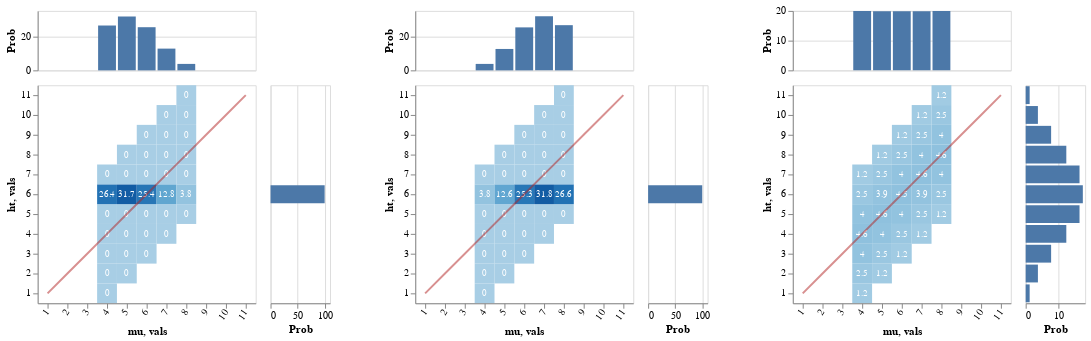

Here is the notebook cell this chart was saved with:
### Code cell
writeIORef cacheRefTall (0, Map.empty)
writeIORef cacheRefShrt (0, Map.empty)
writeIORef cacheRefNone (0, Map.empty)

mkGraph m = do
  heat <- enumD (first ht <$> m)
  return $ margHeatFromDist heat
--   bar  <- enumD (lexID    . snd <$> m)
--   return $ toVegaLite
--     [ center True
--     , vConcat [fromVL (margHeatFromDist heat), fromVL (sdBarFromDist sigma bar)]
--     ]
    
vlShow . sidewaysDists <$> traverse mkGraph
  [ listener infoQFDem cacheRefTall (1, UTall, 6)
  , listener infoQFDem cacheRefShrt (1, UShrt, 6)
  , listener infoQFDem cacheRefNone (1, UNone, 6)
  ]

### Figure 1 — Vega-Lite specification as saved in the notebook (floating-point values rounded to 4 significant figures)
{"$schema": "https://vega.github.io/schema/vega-lite/v3.json", "hconcat": [{"$schema": "https://vega.github.io/schema/vega-lite/v3.json", "bounds": "flush", "config": {"scale": {"rectBandPaddingInner": 0}}, "data": {"values": [{"ht": "1", "mu": "4", "prob": 0}, {"ht": "2", "mu": "4", "prob": 0}, {"ht": "2", "mu": "5", "prob": 0}, {"ht": "3", "mu": "4", "prob": 0}, {"ht": "3", "mu": "5", "prob": 0}, {"ht": "3", "mu": "6", "prob": 0}, {"ht": "4", "mu": "4", "prob": 0}, {"ht": "4", "mu": "5", "prob": 0}, {"ht": "4", "mu": "6", "prob": 0}, {"ht": "4", "mu": "7", "prob": 0}, {"ht": "5", "mu": "4", "prob": 0}, {"ht": "5", "mu": "5", "prob": 0}, {"ht": "5", "mu": "6", "prob": 0}, {"ht": "5", "mu": "7", "prob": 0}, {"ht": "5", "mu": "8", "prob": 0}, {"ht": "6", "mu": "4", "prob": 26.4}, {"ht": "6", "mu": "5", "prob": 31.7}, {"ht": "6", "mu": "6", "prob": 25.4}, {"ht": "6", "mu": "7", "prob": 12.8}, {"ht": "6", "mu": "8", "prob": 3.8}, {"ht": "7", "mu": "4", "prob": 0}, {"ht": "7", "mu": "5", "prob": 0}, {"ht": "7", "mu": "6", "prob": 0}, {"ht": "7", "mu": "7", "prob": 0}, {"ht": "7", "mu": "8", "prob": 0}, {"ht": "8", "mu": "5", "prob": 0}, {"ht": "8", "mu": "6", "prob": 0}, {"ht": "8", "mu": "7", "prob": 0}, {"ht": "8", "mu": "8", "prob": 0}, {"ht": "9", "mu": "6", "prob": 0}, {"ht": "9", "mu": "7", "prob": 0}, {"ht": "9", "mu": "8", "prob": 0}, {"ht": "10", "mu": "7", "prob": 0}, {"ht": "10", "mu": "8", "prob": 0}, {"ht": "11", "mu": "8", "prob": 0}]}, "spacing": 15, "vconcat": [{"encoding": {"x": {"axis": null, "field": "mu", "scale": {"domain": ["1", "2", "3", "4", "5", "6", "7", "8", "9", "10", "11"], "rangeStep": 30}, "sort": null, "type": "ordinal"}, "y": {"aggregate": "sum", "axis": {"title": "Prob"}, "field": "prob", "type": "quantitative"}}, "height": 60, "mark": "bar"}, {"bounds": "flush", "hconcat": [{"encoding": {"x": {"axis": {"labelAngle": -55}, "field": "mu", "scale": {"domain": ["1", "2", "3", "4", "5", "6", "7", "8", "9", "10", "11"], "rangeStep": 30}, "sort": null, "type": "ordinal"}, "y": {"axis": {"labelAngle": 0}, "field": "ht", "scale": {"domain": ["11", "10", "9", "8", "7", "6", "5", "4", "3", "2", "1"], "rangeStep": 30}, "sort": null, "type": "ordinal"}}, "layer": [{"encoding": {"color": {"aggregate": "sum", "field": "prob", "legend": null, "scale": {"scheme": {"extent": [0.2, 0.9], "name": "blues"}}, "type": "quantitative"}}, "mark": "rect"}, {"encoding": {"color": {"value": "white"}, "text": {"aggregate": "sum", "field": "prob", "type": "quantitative"}}, "mark": {"fontSize": 9, "type": "text"}}, {"data": {"values": [{"vals": "1"}, {"vals": "2"}, {"vals": "3"}, {"vals": "4"}, {"vals": "5"}, {"vals": "6"}, {"vals": "7"}, {"vals": "8"}, {"vals": "9"}, {"vals": "10"}, {"vals": "11"}]}, "encoding": {"x": {"field": "vals", "sort": null, "type": "ordinal"}, "y": {"field": "vals", "sort": null, "type": "ordinal"}}, "mark": {"opacity": 0.5, "stroke": "firebrick", "strokeWidth": 2, "type": "line"}}]}, {"encoding": {"x": {"aggregate": "sum", "axis": {"title": "Prob"}, "field": "prob", "type": "quantitative"}, "y": {"axis": null, "field": "ht", "scale": {"domain": ["11", "10", "9", "8", "7", "6", "5", "4", "3", "2", "1"], "rangeStep": 30}, "sort": null, "type": "ordinal"}}, "mark": "bar", "width": 60}], "spacing": 15}]}, {"$schema": "https://vega.github.io/schema/vega-lite/v3.json", "bounds": "flush", "config": {"scale": {"rectBandPaddingInner": 0}}, "data": {"values": [{"ht": "1", "mu": "4", "prob": 0}, {"ht": "2", "mu": "4", "prob": 0}, {"ht": "2", "mu": "5", "prob": 0}, {"ht": "3", "mu": "4", "prob": 0}, {"ht": "3", "mu": "5", "prob": 0}, {"ht": "3", "mu": "6", "prob": 0}, {"ht": "4", "mu": "4", "prob": 0}, {"ht": "4", "mu": "5", "prob": 0}, {"ht": "4", "mu": "6", "prob": 0}, {"ht": "4", "mu": "7", "prob": 0}, {"ht": "5", "mu": "4", "prob": 0}, {"ht": "5", "mu": "5", "prob": 0}, {"ht": "5", "mu": "6", "prob": 0}, {"ht": "5", "mu": "7", "prob": 0}, {"ht": "5", "mu": "8", "prob": 0}, {"ht": "6", "mu": "4", "prob": 3.8}, {"ht": "6", "mu": "5", "prob": 12.6}, {"ht": "6", "mu": "6", "prob": 25.3}, {"ht": "6", "mu": "7", "prob": 31.8}, {"ht": "6", "mu": "8", "prob": 26.6}, {"ht": "7", "mu": "4", "prob": 0}, {"ht": "7", "mu": "5", "prob": 0}, {"ht": "7", "mu": "6", "prob": 0}, {"ht": "7", "mu": "7", "prob": 0}, {"ht": "7", "mu": "8", "prob": 0}, {"ht": "8", "mu": "5", "prob": 0}, {"ht": "8", "mu": "6", "prob": 0}, {"ht": "8", "mu": "7", "prob": 0}, {"ht": "8", "mu": "8", "prob": 0}, {"ht": "9", "mu": "6", "prob": 0}, {"ht": "9", "mu": "7", "prob": 0}, {"ht": "9", "mu": "8", "prob": 0}, {"ht": "10", "mu": "7", "prob": 0}, {"ht": "10", "mu": "8", "prob": 0}, {"ht": "11", "mu": "8", "prob": 0}]}, "spacing": 15, "vconcat": [{"encoding": {"x": {"axis": null, "field": "mu", "scale": {"domain": ["1", "2", "3", "4", "5", "6", "7", "8", "9", "10", "11"], "rangeStep": 30}, "sort": null, "type": "ordinal"}, "y": {"aggregate": "sum", "axis": {"title": "Prob"}, "field": "prob", "type": "quantitative"}}, "height": 60, "mark": "bar"}, {"bounds": "flush", "hconcat": [{"encoding": {"x": {"axis": {"labelAngle": -55}, "field": "mu", "scale": {"domain": ["1", "2", "3", "4", "5", "6", "7", "8", "9", "10", "11"], "rangeStep": 30}, "sort": null, "type": "ordinal"}, "y": {"axis": {"labelAngle": 0}, "field": "ht", "scale": {"domain": ["11", "10", "9", "8", "7", "6", "5", "4", "3", "2", "1"], "rangeStep": 30}, "sort": null, "type": "ordinal"}}, "layer": [{"encoding": {"color": {"aggregate": "sum", "field": "prob", "legend": null, "scale": {"scheme": {"extent": [0.2, 0.9], "name": "blues"}}, "type": "quantitative"}}, "mark": "rect"}, {"encoding": {"color": {"value": "white"}, "text": {"aggregate": "sum", "field": "prob", "type": "quantitative"}}, "mark": {"fontSize": 9, "type": "text"}}, {"data": {"values": [{"vals": "1"}, {"vals": "2"}, {"vals": "3"}, {"vals": "4"}, {"vals": "5"}, {"vals": "6"}, {"vals": "7"}, {"vals": "8"}, {"vals": "9"}, {"vals": "10"}, {"vals": "11"}]}, "encoding": {"x": {"field": "vals", "sort": null, "type": "ordinal"}, "y": {"field": "vals", "sort": null, "type": "ordinal"}}, "mark": {"opacity": 0.5, "stroke": "firebrick", "strokeWidth": 2, "type": "line"}}]}, {"encoding": {"x": {"aggregate": "sum", "axis": {"title": "Prob"}, "field": "prob", "type": "quantitative"}, "y": {"axis": null, "field": "ht", "scale": {"domain": ["11", "10", "9", "8", "7", "6", "5", "4", "3", "2", "1"], "rangeStep": 30}, "sort": null, "type": "ordinal"}}, "mark": "bar", "width": 60}], "spacing": 15}]}, {"$schema": "https://vega.github.io/schema/vega-lite/v3.json", "bounds": "flush", "config": {"scale": {"rectBandPaddingInner": 0}}, "data": {"values": [{"ht": "1", "mu": "4", "prob": 1.2}, {"ht": "2", "mu": "4", "prob": 2.5}, {"ht": "2", "mu": "5", "prob": 1.2}, {"ht": "3", "mu": "4", "prob": 4}, {"ht": "3", "mu": "5", "prob": 2.5}, {"ht": "3", "mu": "6", "prob": 1.2}, {"ht": "4", "mu": "4", "prob": 4.6}, {"ht": "4", "mu": "5", "prob": 4}, {"ht": "4", "mu": "6", "prob": 2.5}, {"ht": "4", "mu": "7", "prob": 1.2}, {"ht": "5", "mu": "4", "prob": 4}, {"ht": "5", "mu": "5", "prob": 4.6}, {"ht": "5", "mu": "6", "prob": 4}, {"ht": "5", "mu": "7", "prob": 2.5}, {"ht": "5", "mu": "8", "prob": 1.2}, {"ht": "6", "mu": "4", "prob": 2.5}, {"ht": "6", "mu": "5", "prob": 3.9}, {"ht": "6", "mu": "6", "prob": 4.5}, {"ht": "6", "mu": "7", "prob": 3.9}, {"ht": "6", "mu": "8", "prob": 2.5}, {"ht": "7", "mu": "4", "prob": 1.2}, {"ht": "7", "mu": "5", "prob": 2.5}, {"ht": "7", "mu": "6", "prob": 4}, {"ht": "7", "mu": "7", "prob": 4.6}, {"ht": "7", "mu": "8", "prob": 4}, {"ht": "8", "mu": "5", "prob": 1.2}, {"ht": "8", "mu": "6", "prob": 2.5}, {"ht": "8", "mu": "7", "prob": 4}, {"ht": "8", "mu": "8", "prob": 4.6}, {"ht": "9", "mu": "6", "prob": 1.2}, {"ht": "9", "mu": "7", "prob": 2.5}, {"ht": "9", "mu": "8", "prob": 4}, {"ht": "10", "mu": "7", "prob": 1.2}, {"ht": "10", "mu": "8", "prob": 2.5}, {"ht": "11", "mu": "8", "prob": 1.2}]}, "spacing": 15, "vconcat": [{"encoding": {"x": {"axis": null, "field": "mu", "scale": {"domain": ["1", "2", "3", "4", "5", "6", "7", "8", "9", "10", "11"], "rangeStep": 30}, "sort": null, "type": "ordinal"}, "y": {"aggregate": "sum", "axis": {"title": "Prob"}, "field": "prob", "type": "quantitative"}}, "height": 60, "mark": "bar"}, {"bounds": "flush", "hconcat": [{"encoding": {"x": {"axis": {"labelAngle": -55}, "field": "mu", "scale": {"domain": ["1", "2", "3", "4", "5", "6", "7", "8", "9", "10", "11"], "rangeStep": 30}, "sort": null, "type": "ordinal"}, "y": {"axis": {"labelAngle": 0}, "field": "ht", "scale": {"domain": ["11", "10", "9", "8", "7", "6", "5", "4", "3", "2", "1"], "rangeStep": 30}, "sort": null, "type": "ordinal"}}, "layer": [{"encoding": {"color": {"aggregate": "sum", "field": "prob", "legend": null, "scale": {"scheme": {"extent": [0.2, 0.9], "name": "blues"}}, "type": "quantitative"}}, "mark": "rect"}, {"encoding": {"color": {"value": "white"}, "text": {"aggregate": "sum", "field": "prob", "type": "quantitative"}}, "mark": {"fontSize": 9, "type": "text"}}, {"data": {"values": [{"vals": "1"}, {"vals": "2"}, {"vals": "3"}, {"vals": "4"}, {"vals": "5"}, {"vals": "6"}, {"vals": "7"}, {"vals": "8"}, {"vals": "9"}, {"vals": "10"}, {"vals": "11"}]}, "encoding": {"x": {"field": "vals", "sort": null, "type": "ordinal"}, "y": {"field": "vals", "sort": null, "type": "ordinal"}}, "mark": {"opacity": 0.5, "stroke": "firebrick", "strokeWidth": 2, "type": "line"}}]}, {"encoding": {"x": {"aggregate": "sum", "axis": {"title": "Prob"}, "field": "prob", "type": "quantitative"}, "y": {"axis": null, "field": "ht", "scale": {"domain": ["11", "10", "9", "8", "7", "6", "5", "4", "3", "2", "1"], "rangeStep": 30}, "sort": null, "type": "ordinal"}}, "mark": "bar", "width": 60}], "spacing": 15}]}], "spacing": 50}
